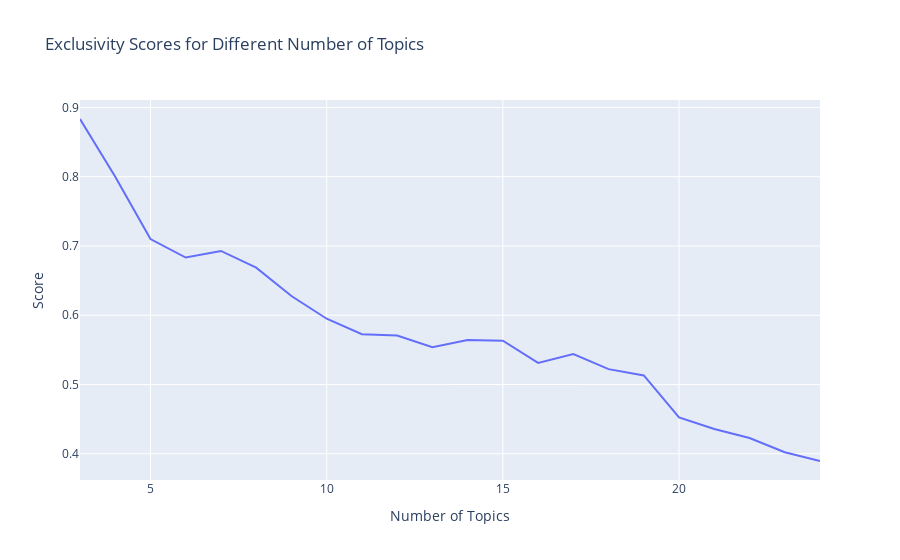

The cell this chart's notebook holds for it:
### Code cell
# Line plot for exclusivity over the range of topics
fig = px.line(
    df_results,
    x='num_topics',
    y=['exclusivity'],
    labels={'num_topics': 'Number of Topics', 'value': 'Score'},
    title='Exclusivity Scores for Different Number of Topics'
)

# Update layout for better readability
fig.update_layout(
    xaxis_title='Number of Topics',
    yaxis_title='Score',
    legend_title_text='Metrics',
    showlegend=False
)

fig.show()

### Figure 1 — Plotly figure (JSON) as saved in the notebook; plotly's stock layout.template omitted (floating-point values rounded to 4 significant figures)
{"data": [{"hovertemplate": "variable=exclusivity<br>Number of Topics=%{x}<br>Score=%{y}<extra></extra>", "legendgroup": "exclusivity", "line": {"color": "#636efa", "dash": "solid"}, "marker": {"symbol": "circle"}, "mode": "lines", "name": "exclusivity", "orientation": "v", "showlegend": true, "type": "scatter", "x": [3, 4, 5, 6, 7, 8, 9, 10, 11, 12, 13, 14, 15, 16, 17, 18, 19, 20, 21, 22, 23, 24], "xaxis": "x", "y": [0.8833, 0.8, 0.71, 0.6833, 0.6929, 0.6687, 0.6278, 0.595, 0.5727, 0.5708, 0.5538, 0.5643, 0.5633, 0.5312, 0.5441, 0.5222, 0.5132, 0.4525, 0.4357, 0.4227, 0.4022, 0.3896], "yaxis": "y"}], "layout": {"legend": {"title": {"text": "Metrics"}, "tracegroupgap": 0}, "showlegend": false, "title": {"text": "Exclusivity Scores for Different Number of Topics"}, "xaxis": {"anchor": "y", "domain": [0, 1], "title": {"text": "Number of Topics"}}, "yaxis": {"anchor": "x", "domain": [0, 1], "title": {"text": "Score"}}}}
